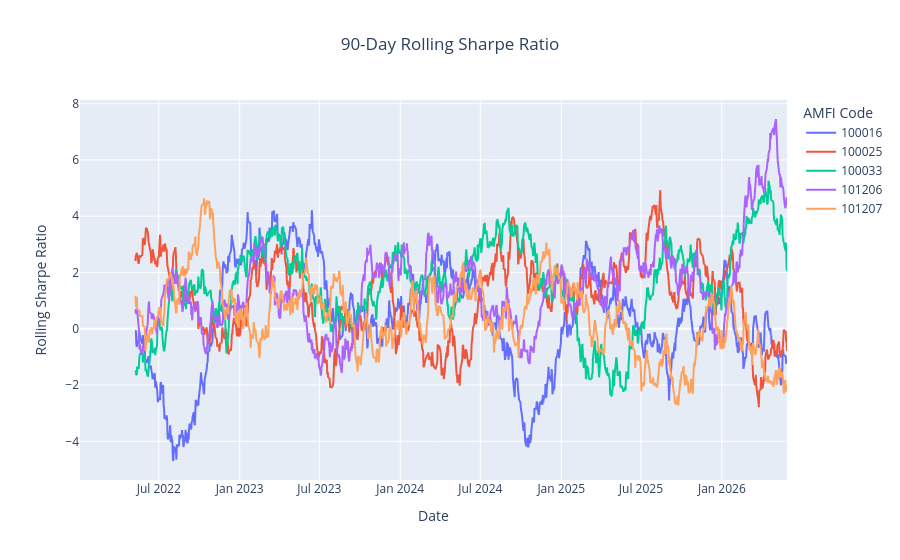

The code cell stored with this chart in its notebook:
### Code cell
import plotly.express as px

fig = px.line(
    rolling_df,
    x="date",
    y="Rolling Sharpe",
    color="amfi_code",
    title="90-Day Rolling Sharpe Ratio"
)

fig.update_layout(
    title_x=0.5,
    xaxis_title="Date",
    yaxis_title="Rolling Sharpe Ratio",
    legend_title="AMFI Code"
)

fig.show()

### Figure 1 — Plotly figure (JSON) as saved in the notebook; plotly's stock layout.template omitted (floating-point values rounded to 4 significant figures; data arrays with more than 128 entries replaced by an {"elided": "..."} marker saying what was removed)
{"data": [{"hovertemplate": "amfi_code=100016<br>date=%{x}<br>Rolling Sharpe=%{y}<extra></extra>", "legendgroup": "100016", "line": {"color": "#636efa", "dash": "solid"}, "marker": {"symbol": "circle"}, "mode": "lines", "name": "100016", "showlegend": true, "type": "scattergl", "x": {"elided": "1150 str values"}, "xaxis": "x", "y": {"elided": "1150 float values"}, "yaxis": "y"}, {"hovertemplate": "amfi_code=100025<br>date=%{x}<br>Rolling Sharpe=%{y}<extra></extra>", "legendgroup": "100025", "line": {"color": "#EF553B", "dash": "solid"}, "marker": {"symbol": "circle"}, "mode": "lines", "name": "100025", "showlegend": true, "type": "scattergl", "x": {"elided": "1150 str values"}, "xaxis": "x", "y": {"elided": "1150 float values"}, "yaxis": "y"}, {"hovertemplate": "amfi_code=100033<br>date=%{x}<br>Rolling Sharpe=%{y}<extra></extra>", "legendgroup": "100033", "line": {"color": "#00cc96", "dash": "solid"}, "marker": {"symbol": "circle"}, "mode": "lines", "name": "100033", "showlegend": true, "type": "scattergl", "x": {"elided": "1150 str values"}, "xaxis": "x", "y": {"elided": "1150 float values"}, "yaxis": "y"}, {"hovertemplate": "amfi_code=101206<br>date=%{x}<br>Rolling Sharpe=%{y}<extra></extra>", "legendgroup": "101206", "line": {"color": "#ab63fa", "dash": "solid"}, "marker": {"symbol": "circle"}, "mode": "lines", "name": "101206", "showlegend": true, "type": "scattergl", "x": {"elided": "1150 str values"}, "xaxis": "x", "y": {"elided": "1150 float values"}, "yaxis": "y"}, {"hovertemplate": "amfi_code=101207<br>date=%{x}<br>Rolling Sharpe=%{y}<extra></extra>", "legendgroup": "101207", "line": {"color": "#FFA15A", "dash": "solid"}, "marker": {"symbol": "circle"}, "mode": "lines", "name": "101207", "showlegend": true, "type": "scattergl", "x": {"elided": "1150 str values"}, "xaxis": "x", "y": {"elided": "1150 float values"}, "yaxis": "y"}], "layout": {"legend": {"title": {"text": "AMFI Code"}, "tracegroupgap": 0}, "title": {"text": "90-Day Rolling Sharpe Ratio", "x": 0.5}, "xaxis": {"anchor": "y", "domain": [0, 1], "title": {"text": "Date"}}, "yaxis": {"anchor": "x", "domain": [0, 1], "title": {"text": "Rolling Sharpe Ratio"}}}}
